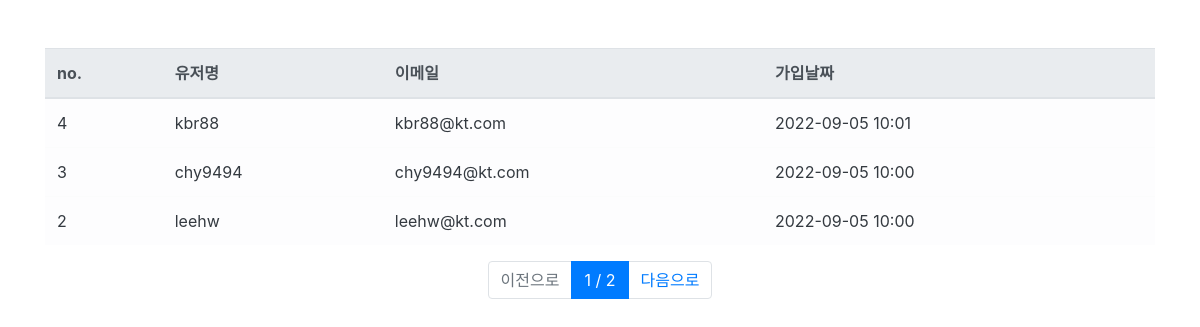
The page /users/ (signed in) on the database its author committed.
### user/models.py (models this page shows, shortened)
class User(AbstractUser):
    register_date = models.DateTimeField(auto_now_add=True, verbose_name="등록날짜")
    class Meta:
        verbose_name = "사용자"
        verbose_name_plural = "사용자"

### user/views.py (the view)
# urls.py: path("users/", user_list_view, name="user_list"),
@login_required
def user_list_view(request):
    users = User.objects.order_by("-register_date").all()
    paginator = Paginator(users, 3)
    page = request.GET.get('page')
    user = paginator.get_page(page)
    return render(request, "users.html", {"users": user})

### templates/users.html (shortened to what this page needs)
{% extends "base.html" %}
{% block content %}
  <div class="container">
<div class="row mt-5">
  <div class="col-12">
    <table class="table table-light">
      <thead class="thead-light">
        <tr>
          <th scope="col">no.</th>
          <th scope="col">유저명</th>
          <th scope="col">이메일</th>
          <th scope="col">가입날짜</th>
        </tr>
      </thead>
      <tbody class="text-dark">
        {% for user in users %}
        <tr>
          <td scope="row">{{ user.id }}</td>
          <td>{{ user.username }}</td>
          <td>{{ user.email }}</td>
          <td>{{ user.register_date|date:'Y-m-d H:i' }}</td>
        </tr>
        {% endfor %}
      </tbody>
    </table>
  </div>
</div>
<nav>
  <ul class="pagination justify-content-center">
    {% if users.has_previous %}
    <li class="page-item">
      <a class="page-link" href="?page={{ users.previous_page_number }}">이전으로</a>
    </li>
    {% else %}
    <li class="page-item disabled">
      <a class="page-link" href="#">이전으로</a>
    </li>
    {% endif %}
    <li class="page-item active">
      <a class="page-link" href="#">{{ users.number }} / {{ users.paginator.num_pages }}</a>
    </li>
    {% if users.has_next %}
    <li class="page-item">
      <a class="page-link" href="?page={{ users.next_page_number }}">다음으로</a>
    {% else %}
    <li class="page-item disabled">
      <a class="page-link disabled" href="#">다음으로</a>
    {% endif %}
    </li>
  </ul>
</nav>
  </div>
{% endblock %}

### templates/base.html (shortened to what this page needs)
<!DOCTYPE html>
<html lang="en">
<head>
  <link rel="stylesheet" href="https://cdn.jsdelivr.net/npm/bootstrap@4.6.2/dist/css/bootstrap.min.css"
>
</head>
<body>
{% block content %}
{% endblock %}
</body>
</html>

### rows shown on the page
User: id "4", username "kbr88", email "kbr88@kt.com", register_date "2022-09-05 10:01"
User: id "3", username "chy9494", email "chy9494@kt.com", register_date "2022-09-05 10:00"
User: id "2", username "leehw", email "leehw@kt.com", register_date "2022-09-05 10:00"

### other values the page prints
{{ users.number }} "1"
{{ users.paginator.num_pages }} "2"
